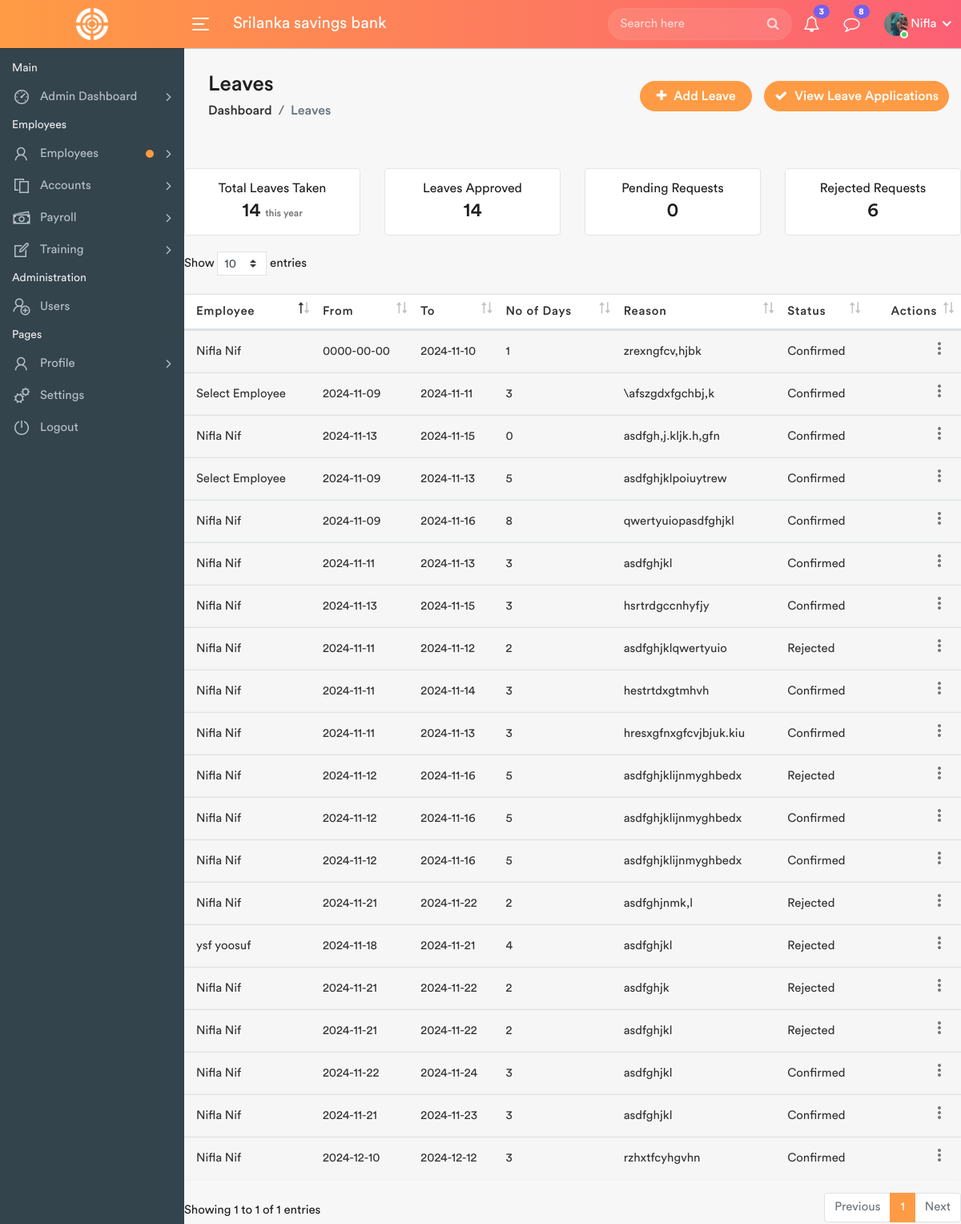
Screenshot of /BankingAdmin/leaves-employee.php (signed in) with the database file from the repository.
### tables this page shows
CREATE TABLE `users` (
  `id` int(11) NOT NULL,
  `FirstName` varchar(200) NOT NULL,
  `LastName` varchar(200) NOT NULL,
  `UserName` varchar(200) NOT NULL,
  `Email` varchar(100) NOT NULL,
  `Password` varchar(200) NOT NULL,
  `Phone` varchar(20) NOT NULL,
  `Address` varchar(200) NOT NULL,
  `Picture` varchar(255) NOT NULL,
  `dateTime` datetime NOT NULL DEFAULT current_timestamp()
);

CREATE TABLE `leaves` (
  `id` int(11) NOT NULL,
  `Employee` varchar(200) NOT NULL,
  `Starting_At` date NOT NULL,
  `Ending_On` date NOT NULL,
  `Days` int(200) NOT NULL,
  `Reason` text NOT NULL,
  `Time_Added` datetime NOT NULL DEFAULT current_timestamp(),
  `status` varchar(20) DEFAULT 'pending'
);

### BankingAdmin/leaves-employee.php (the view, shortened to what this page needs)
<?php
	include_once("includes/functions.php");
 ?>
<!DOCTYPE html>
<html lang="en">
    <head>
        <link rel="stylesheet" href="assets/css/bootstrap.min.css">
        <link rel="stylesheet" href="assets/css/font-awesome.min.css">
        <link rel="stylesheet" href="assets/css/line-awesome.min.css">
		<link rel="stylesheet" href="assets/css/dataTables.bootstrap4.min.css">
		<link rel="stylesheet" href="assets/css/select2.min.css">
		<link rel="stylesheet" href="assets/css/bootstrap-datetimepicker.min.css">
        <link rel="stylesheet" href="assets/css/style.css">
    </head>
    <body>
        <div class="main-wrapper">
            <?php include_once("includes/header.php");?>
            <?php include_once("includes/sidebar.php");?>
            <div class="page-wrapper">
                <div class="content container-fluid">
					<div class="page-header">
						<div class="row align-items-center">
							<div class="col">
								<h3 class="page-title">Leaves</h3>
								<ul class="breadcrumb">
									<li class="breadcrumb-item"><a href="index.php">Dashboard</a></li>
									<li class="breadcrumb-item active">Leaves</li>
								</ul>
							</div>
							<div class="col-auto float-right ml-auto">
								<a href="#" class="btn add-btn" data-toggle="modal" data-target="#add_leave"><i class="fa fa-plus"></i> Add Leave</a>
							</div>
							<div>
		<a href="includes/modals/employee/view_leaves.php" class="btn add-btn">
    <i class="fa fa-check"></i> View Leave Applications
</a>
</div>
</div>
						</div>
					</div>
                    <?php
try {
    $sqlTotalLeaves = "SELECT COUNT(*) as total_leaves FROM leaves WHERE status = 'Confirmed'";
    $queryTotalLeaves = $dbh->prepare($sqlTotalLeaves);
    $queryTotalLeaves->execute();
    $resultTotalLeaves = $queryTotalLeaves->fetch(PDO::FETCH_OBJ);
    $totalLeaves = $resultTotalLeaves->total_leaves ?? 0;
    $sqlApprovedLeaves = "SELECT COUNT(*) as approved_leaves FROM leaves WHERE status = 'Confirmed'";
    $queryApprovedLeaves = $dbh->prepare($sqlApprovedLeaves);
    $queryApprovedLeaves->execute();
    $resultApprovedLeaves = $queryApprovedLeaves->fetch(PDO::FETCH_OBJ);
    $approvedLeaves = $resultApprovedLeaves->approved_leaves ?? 0;
    $sqlPendingLeaves = "SELECT COUNT(*) as pending_leaves FROM leaves WHERE status = 'Pending'";
    $queryPendingLeaves = $dbh->prepare($sqlPendingLeaves);
    $queryPendingLeaves->execute();
    $resultPendingLeaves = $queryPendingLeaves->fetch(PDO::FETCH_OBJ);
    $pendingLeaves = $resultPendingLeaves->pending_leaves ?? 0;
    $sqlRejectedLeaves = "SELECT COUNT(*) as rejected_leaves FROM leaves WHERE status = 'Rejected'";
    $queryRejectedLeaves = $dbh->prepare($sqlRejectedLeaves);
    $queryRejectedLeaves->execute();
    $resultRejectedLeaves = $queryRejectedLeaves->fetch(PDO::FETCH_OBJ);
    $rejectedLeaves = $resultRejectedLeaves->rejected_leaves ?? 0;
} catch (Exception $e) {
    error_log("Error fetching leave statistics: " . $e->getMessage());
    $totalLeaves = $approvedLeaves = $pendingLeaves = $rejectedLeaves = 0;
}
?>
<div class="row">
    <div class="col-md-6 col-sm-6 col-lg-6 col-xl-3">
        <div class="stats-info">
            <h6>Total Leaves Taken</h6>
            <h4><?php echo htmlspecialchars($totalLeaves); ?> <span>this year</span></h4>
        </div>
    </div>
    <div class="col-md-6 col-sm-6 col-lg-6 col-xl-3">
        <div class="stats-info">
            <h6>Leaves Approved</h6>
            <h4><?php echo htmlspecialchars($approvedLeaves); ?></h4>
        </div>
    </div>
    <div class="col-md-6 col-sm-6 col-lg-6 col-xl-3">
        <div class="stats-info">
            <h6>Pending Requests</h6>
            <h4><?php echo htmlspecialchars($pendingLeaves); ?></h4>
        </div>
    </div>
    <div class="col-md-6 col-sm-6 col-lg-6 col-xl-3">
        <div class="stats-info">
            <h6>Rejected Requests</h6>
            <h4><?php echo htmlspecialchars($rejectedLeaves); ?></h4>
        </div>
    </div>
</div>
					<div class="row">
						<div class="col-md-12">
							<div class="table-responsive">
							<table class="table table-striped custom-table mb-0 datatable">
    <thead>
        <tr>
            <th>Employee</th>
            <th>From</th>
            <th>To</th>
            <th>No of Days</th>
            <th>Reason</th>
            <th>Status</th>
            <th class="text-right">Actions</th>
        </tr>
    </thead>
    <?php
        $sql = "SELECT * FROM leaves";
        $query = $dbh->prepare($sql);
        $query->execute();
        $results = $query->fetchAll(PDO::FETCH_OBJ);
        if ($query->rowCount() > 0) {
            foreach ($results as $row) {
    ?>
    <tbody>
        <tr>
            <td><?php echo htmlentities($row->Employee);?></td>
            <td><?php echo htmlentities($row->Starting_At);?></td>
            <td><?php echo htmlentities($row->Ending_On);?></td>
            <td><?php echo htmlentities($row->Days);?></td>
            <td><?php echo htmlentities($row->Reason);?></td>
            <td><?php echo htmlentities($row->status);?></td>
            <td class="text-right">
                <div class="dropdown dropdown-action">
                    <a href="#" class="action-icon dropdown-toggle" data-toggle="dropdown" aria-expanded="false">
                        <i class="material-icons">more_vert</i>
                    </a>
                </div>
            </td>
        </tr>
    </tbody>
    <?php
        }
    }
    ?>
</table>
							</div>
						</div>
					</div>
                </div>
            </div>
    </body>
</html>

### BankingAdmin/includes/header.php (shortened to what this page needs)
<div class="header">
	<div class="header-left">
		<a href="index.php" class="logo">
			<img src="assets/img/logo.png" width="40" height="40" alt="">
		</a>
	</div>
	<a id="toggle_btn" href="javascript:void(0);">
		<span class="bar-icon">
			<span></span>
			<span></span>
			<span></span>
		</span>
	</a>
	<div class="page-title-box">
		<h3>Srilanka savings bank</h3>
	</div>
	<ul class="nav user-menu">
		<li class="nav-item">
			<div class="top-nav-search">
				<form action="search.php">
					<input class="form-control" type="text" placeholder="Search here">
					<button class="btn" type="submit"><i class="fa fa-search"></i></button>
				</form>
			</div>
		</li>
<li class="nav-item dropdown">
    <a href="#" class="dropdown-toggle nav-link" data-toggle="dropdown">
        <i class="fa fa-bell-o"></i> <span class="badge badge-pill">3</span>
    </a>
</li>
<li class="nav-item dropdown">
    <a href="#" class="dropdown-toggle nav-link" data-toggle="dropdown">
        <i class="fa fa-comment-o"></i> <span class="badge badge-pill">8</span>
    </a>
</li>
		<?php
		$sql = "SELECT * from users";
		$query = $dbh -> prepare($sql);
		$query->execute();
		$result=$query->fetch(PDO::FETCH_OBJ);
		?>
		<li class="nav-item dropdown has-arrow main-drop">
			<a href="#" class="dropdown-toggle nav-link" data-toggle="dropdown">
				<span class="user-img"><img src="./profiles/<?php echo htmlentities($result->Picture);?>" alt="User Picture">
				<span class="status online"></span></span>
				<span><?php echo htmlentities(ucfirst($_SESSION['userlogin']));?></span>
			</a>
		</li>
	</ul>
</div>

### rows the page displays
users: Picture (picture)
leaves: Employee "Nifla Nif", Starting_At "0000-00-00", Ending_On "2024-11-10", Days "1", Reason "zrexngfcv,hjbk", status "Confirmed"
leaves: Employee "Select Employee", Starting_At "2024-11-09", Ending_On "2024-11-11", Days "3", Reason "\\afszgdxfgchbj,k", status "Confirmed"
leaves: Employee "Nifla Nif", Starting_At "2024-11-13", Ending_On "2024-11-15", Days "0", Reason "asdfgh,j.kljk.h,gfn", status "Confirmed"
leaves: Employee "Select Employee", Starting_At "2024-11-09", Ending_On "2024-11-13", Days "5", Reason "asdfghjklpoiuytrew", status "Confirmed"
leaves: Employee "Nifla Nif", Starting_At "2024-11-09", Ending_On "2024-11-16", Days "8", Reason "qwertyuiopasdfghjkl", status "Confirmed"
leaves: Employee "Nifla Nif", Starting_At "2024-11-11", Ending_On "2024-11-13", Days "3", Reason "asdfghjkl", status "Confirmed"
leaves: Employee "Nifla Nif", Starting_At "2024-11-13", Ending_On "2024-11-15", Days "3", Reason "hsrtrdgccnhyfjy", status "Confirmed"
leaves: Employee "Nifla Nif", Starting_At "2024-11-11", Ending_On "2024-11-12", Days "2", Reason "asdfghjklqwertyuio", status "Rejected"
leaves: Employee "Nifla Nif", Starting_At "2024-11-11", Ending_On "2024-11-14", Days "3", Reason "hestrtdxgtmhvh", status "Confirmed"
leaves: Employee "Nifla Nif", Starting_At "2024-11-11", Ending_On "2024-11-13", Days "3", Reason "hresxgfnxgfcvjbjuk.kiu", status "Confirmed"
leaves: Employee "Nifla Nif", Starting_At "2024-11-12", Ending_On "2024-11-16", Days "5", Reason "asdfghjklijnmyghbedx", status "Rejected"
leaves: Employee "Nifla Nif", Starting_At "2024-11-12", Ending_On "2024-11-16", Days "5", Reason "asdfghjklijnmyghbedx", status "Confirmed"
leaves: Employee "Nifla Nif", Starting_At "2024-11-12", Ending_On "2024-11-16", Days "5", Reason "asdfghjklijnmyghbedx", status "Confirmed"
leaves: Employee "Nifla Nif", Starting_At "2024-11-21", Ending_On "2024-11-22", Days "2", Reason "asdfghjnmk,l", status "Rejected"
leaves: Employee "ysf yoosuf", Starting_At "2024-11-18", Ending_On "2024-11-21", Days "4", Reason "asdfghjkl", status "Rejected"
leaves: Employee "Nifla Nif", Starting_At "2024-11-21", Ending_On "2024-11-22", Days "2", Reason "asdfghjk", status "Rejected"
leaves: Employee "Nifla Nif", Starting_At "2024-11-21", Ending_On "2024-11-22", Days "2", Reason "asdfghjkl", status "Rejected"
leaves: Employee "Nifla Nif", Starting_At "2024-11-22", Ending_On "2024-11-24", Days "3", Reason "asdfghjkl", status "Confirmed"
leaves: Employee "Nifla Nif", Starting_At "2024-11-21", Ending_On "2024-11-23", Days "3", Reason "asdfghjkl", status "Confirmed"
leaves: Employee "Nifla Nif", Starting_At "2024-12-10", Ending_On "2024-12-12", Days "3", Reason "rzhxtfcyhgvhn", status "Confirmed"

### other values shown
$_SESSION['userlogin'] "Nifla"
$totalLeaves "14"
$approvedLeaves "14"
$pendingLeaves "0"
$rejectedLeaves "6"
